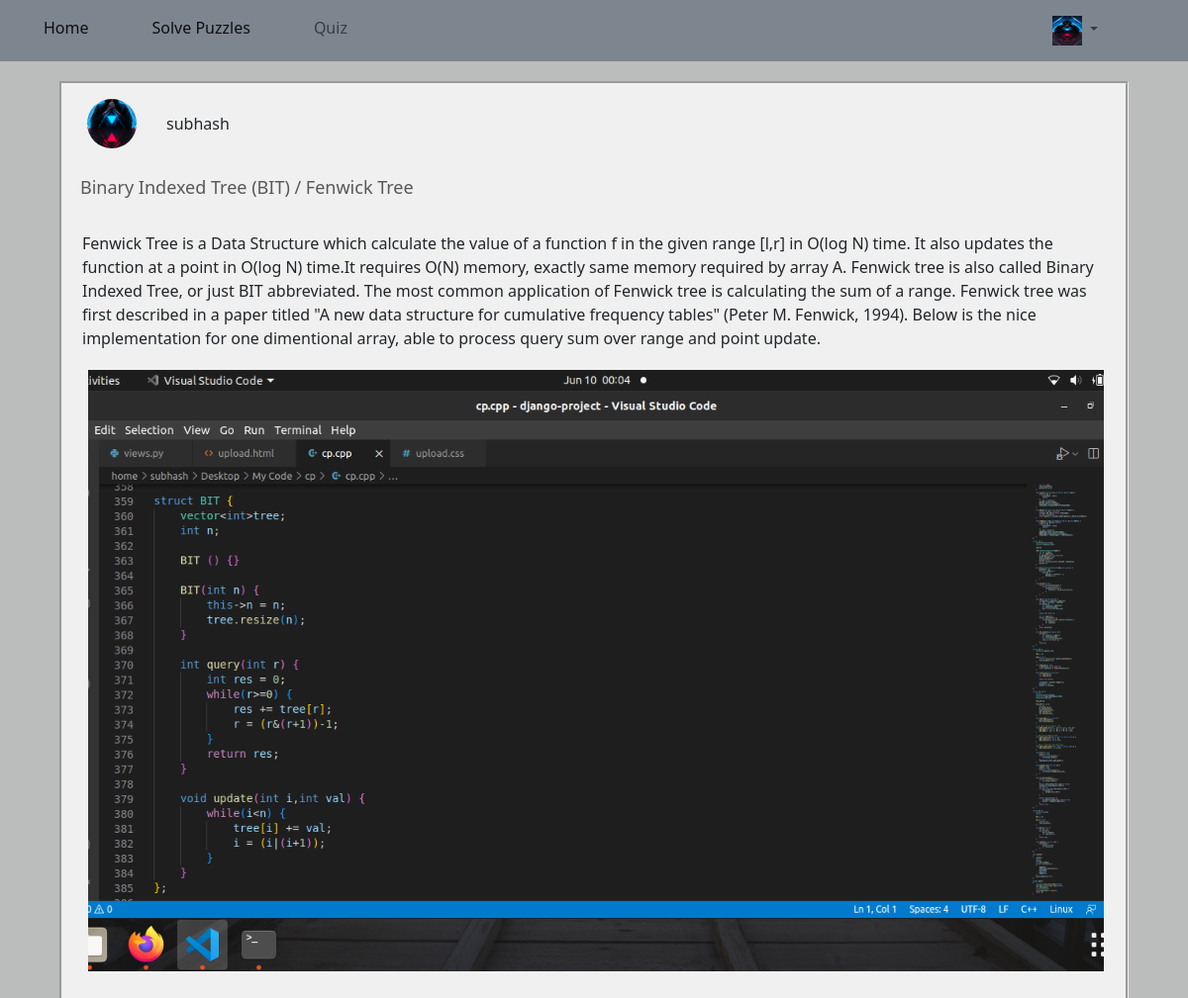
The app's page / (signed in) with its own data.
### core/models.py (models this page shows, shortened)
class Profile(models.Model):
    user = models.ForeignKey(User, on_delete=models.CASCADE)
    id_user = models.IntegerField()
    bio = models.TextField(blank=True)
    name = models.TextField(blank=True)
    profileimg = models.ImageField(upload_to='profile_images',default='blank-profile-picture.png')
    address = models.CharField(max_length=100, blank=True)

class Post(models.Model):
    id = models.UUIDField(primary_key=True, default=uuid.uuid4)
    user  = models.CharField(max_length=100)
    image = models.ImageField(upload_to = 'post_images')
    title = models.TextField()
    created_at = models.DateTimeField(default=datetime.datetime.now)
    blog_text = models.TextField()

### core/views.py (the view)
# urls.py: path('',views.index,name='index'),
@login_required(login_url='signin')
def index(request):
    user_object = User.objects.get(username=request.user.username)
    user_profile = Profile.objects.get(user=user_object)
    posts = Post.objects.all()
    return render(request,'index.html', {'user_profile' : user_profile,'posts' : posts})

### templates/index.html (shortened to what this page needs)
{% extends "starter.html" %}
{% load static %}
{% block your_css %}
<link rel="stylesheet" href="{% static 'css/post.css' %}">
{% endblock %}
{% block body %}
{% for post in posts %}
<div class="post">
    <div class="header">
        <div class="avatar"><img src="{{user_profile.profileimg.url}}" alt="Avatar"></div>
        <div class="username">
            {{post.user}}
        </div>
    </div>
    <div class="title">
        {{post.title}}
    </div>
    <div class="main">
        {{post.blog_text}}
    </div>
    <div class="post-image">
        <img src="{{post.image.url}}" alt="">
    </div>
</div>
{% endfor %}
{% endblock %}

### templates/starter.html (shortened to what this page needs)
<!DOCTYPE html>
<html lang="en">
<head>
    <link href="https://cdn.jsdelivr.net/npm/bootstrap@5.1.3/dist/css/bootstrap.min.css" rel="stylesheet">
    {% block your_css %}
    {% endblock %}
</head>
<body style="background-color: #bbbdbd;">
    <nav class="navbar navbar-expand-lg navbar-light"  style="background-color: #7d868f;">
        <div class="container-fluid">
          <div class="collapse navbar-collapse" id="navbarSupportedContent">
            <ul class="navbar-nav me-auto mb-2 mb-lg-0">
              <li class="nav-item" style="margin-right: 4vw; margin-left: 2vw;">
                <a class="nav-link active" aria-current="page" href="/">Home</a>
              </li>
              <li class="nav-item" style="margin-right: 4vw;">
                <a class="nav-link active" aria-current="page" href="puzzle">Solve Puzzles</a>
              </li>
              <li class="nav-item" style="margin-right: 4vw;">
                <a class="nav-link" href="quiz">Quiz</a>
              </li>
              <li class="nav-item dropdown" style="margin-left: 54vw;">
                <a class="nav-link dropdown-toggle" href="#" id="navbarDropdown" role="button" data-bs-toggle="dropdown" aria-expanded="false">
                  <img src="{{user_profile.profileimg.url}}" width="30" height="30" alt="">
                </a>
              </li>
            </ul>
          </div>
        </div>
      </nav>
      {% block body %}
      {% endblock %}
</body>
</html>

### static/css/post.css (style rules this page uses)
* { margin: 0%; padding: 0%; }
.post { width: 90vw; display: flex; flex-direction: column; justify-content: center; margin: 20px; margin-left: 5vw; border-style: groove; background-color: rgb(240,240,240); }
.header { height: 50px; display: flex; align-items: center; margin: 15px; }
.avatar { height: 50px; width: 50px; border-radius: 50%; overflow: hidden; margin: 10px; cursor: pointer; }
.avatar img { width: 100%; height: 100%; object-fit: cover; }
.post-image { width: 90vw; height: 80vh; }
.post-image img { width: 95%; height: 95%; object-fit: cover; margin-left: 2.2vw; }
.username { margin-left: 20px; cursor: pointer; }
.main { margin: 20px; }
.title { margin: 0.9vw; margin-left: 1.5vw; color: rgb(88,88,88); font-size: large; }

### records on screen
Profile: profileimg (picture)
Post: profileimg (picture), user "subhash", title "Binary Indexed Tree (BIT) / Fenwick Tree", blog_text "Fenwick Tree is a Data Structure which calculate the value of a function f in the given range [l,r] in O(log N) time. It also updates the function at a point in O(log N) time.It requires O(N) memory, exactly same memory required by array A. Fenwick tree is also called Binary Indexed Tree, or just BIT abbreviated. The most common application of Fenwick tree is calculating the sum of a range. Fenwick tree was first described in a paper titled \"A new data structure for cumulative frequency tables\" (Peter M. Fenwick, 1994). Below is the nice implementation for one dimentional array, able to process query sum over range and point update.", image (picture)
